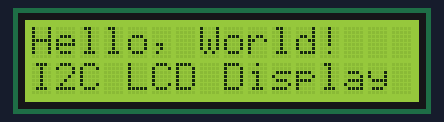
Bench run of a sketch on a simulated Arduino Uno, built with avr-gcc and run on an emulated ATmega328P. Shown: 16×2 character LCD.

Above: at 0.1 s.
At 5.2 s:
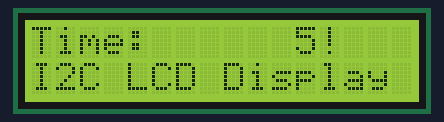
At 35.2 s:
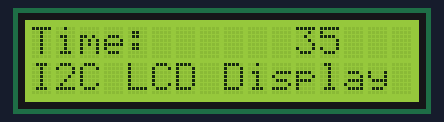
At 65.3 s:
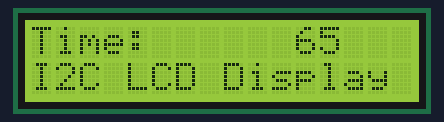
At 95.4 s:
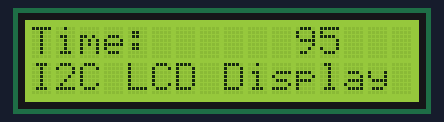
At 125.5 s:
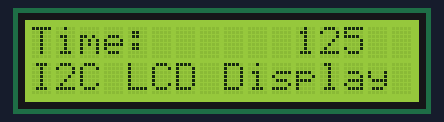

The sketch:

LCD_TIME.ino
```cpp
#include <Wire.h>
#include <LiquidCrystal_I2C.h>

// Set I2C address (typically 0x27 or 0x3F)
LiquidCrystal_I2C lcd(0x27, 16, 2);

void setup() {
  lcd.init();
 lcd.backlight();
  lcd.setCursor(0, 0);
  lcd.print("Hello, World!");
  lcd.setCursor(0, 1);
  lcd.print("I2C LCD Display");
}

void loop() {
  // Update display every 5 seconds
  delay(5000);
  lcd.setCursor(0, 0);
  lcd.print("Time:      ");
  lcd.print(millis() / 1000);
}
```

Measured:
- what the display in image 1 shows lasts 5.0 s, from 5.1 s to 10.1 s
